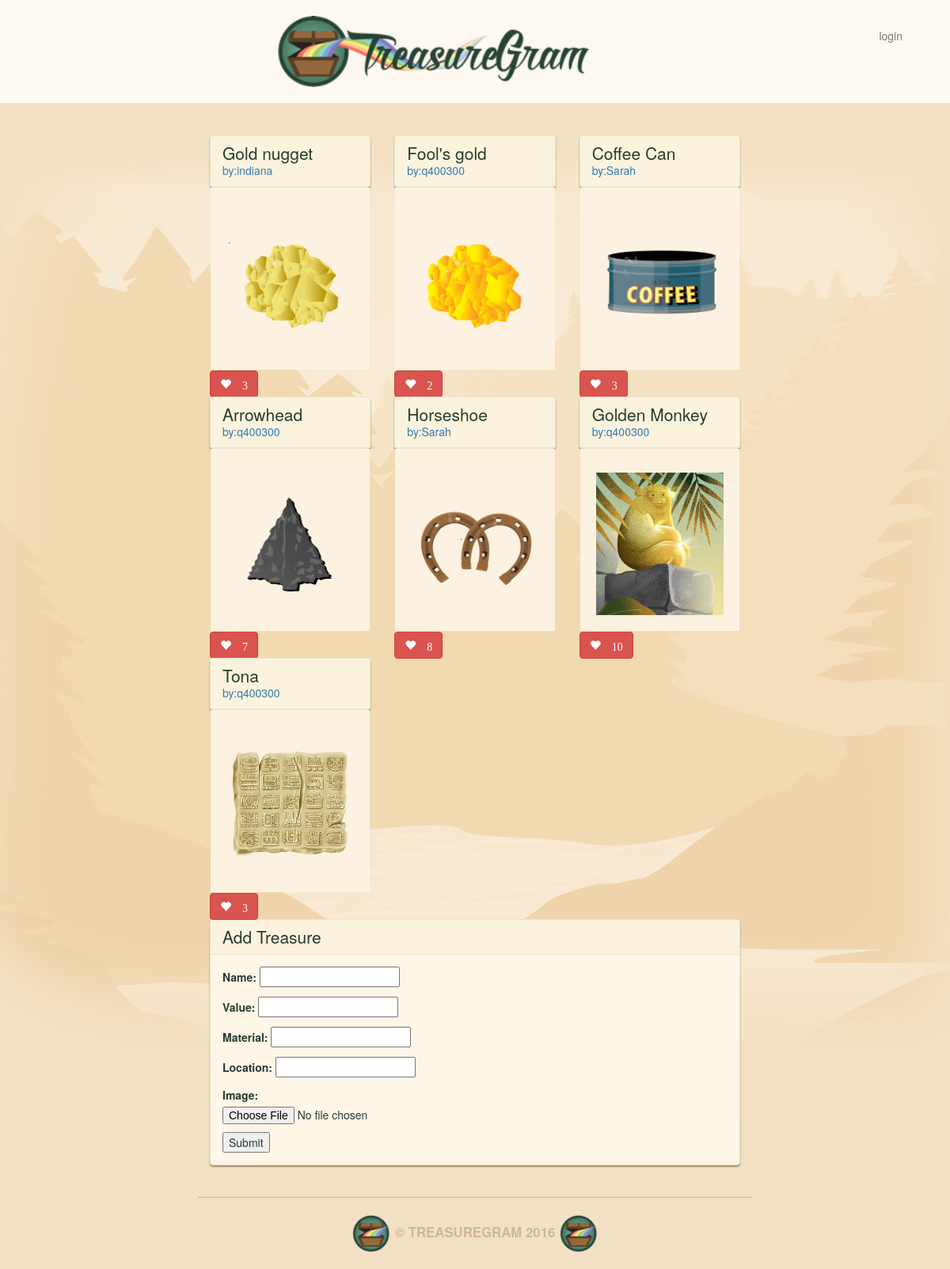
The page / on the database its author committed.
### main_app/models.py (models this page shows, shortened)
class Treasure(models.Model):
    user = models.ForeignKey(User)
    name = models.CharField(max_length=100)
    value = models.DecimalField(max_digits=10, decimal_places=2)
    material = models.CharField(max_length=100)
    location = models.CharField(max_length=100)
    image = models.ImageField(upload_to='treasure_images', default='media/default.png')
    likes = models.IntegerField(default=0)

### main_app/views.py (the view)
# urls.py: url(r'^$', views.index, name='index'),
def index(request):
    treasures = Treasure.objects.all()
    form = TreasureForm()
    return render(request, 'index.html', {'treasures': treasures, 'form': form})

### main_app/forms.py
class TreasureForm(forms.ModelForm):
    class Meta:
        model=Treasure
        exclude=[]
        fields=['name','value','material','location','image'] # 'img_url'

### main_app/templates/index.html (shortened to what this page needs)
{% extends 'base.html' %}
{% load staticfiles %}
{% block content %}
                <div class="row">
                    {% for treasure in treasures %}
                        <div class="col-md-4">
                            <a href="/{{ treasure.id }}/">
                                <div class="treasure panel panel-default">
                                    <div class="panel-heading">
                                        <h2 class="panel-title">{{ treasure.name }}</h2>
                                        <a class="panel-username" href="/user/{{ treasure.user.username }}">
                                            by:{{ treasure.user.username }}
                                        </a>
                                    </div>
                                        <div class="treasure-photo">
                                                <img src="{{ treasure.image }}" height="100">
                                        </div>
                                </div>
                                <button id="likes" data-id="{{ treasure.id }}" class="btn btn-mimi btn-danger glyphicon glyphicon-heart" type="button">
                                    {% if treasure.likes > 0 %}
                                        {{ treasure.likes }}
                                    {% endif %}
                                </button>
                            </a>
                        </div>
                        {% if forloop.counter|divisibleby:"3" %}
                            </div><div class="row">
                        {% endif %}
                    {% endfor %}
                </div>
                <div class="treasure panel panel-default">
                    <div class="panel-heading">
                        <h3 class="panel-title"> Add Treasure </h3>
                    </div>
                    <div class="panel-body">
                        <form enctype="multipart/form-data" action="post_url/" method="post" class="submit-row">
                            {{ form.as_p }}
                            <input type="submit" value="Submit" class="submit-row">
                        </form>
                    </div>
                </div>
            {% endblock %}

### main_app/static/css/style.css (style rules this page uses)
body { background: #f3e1c5 url(images/brand-bg.jpg) no-repeat center top; color: #263d2c; }
.panel { background: #fff6e8; border-color: #ece4cf; box-shadow: 0 2px 2px #a58d65; }
.panel-default .panel-heading { background: #fbf3dd; border-color: #ece4cf; }
.panel-body { position: relative; }
.panel-title { font-size: 1.5em; color: #263d2c; }
.treasure { margin-bottom: 20px; }
.treasure:last-child { margin-bottom: 0; }
.treasure-photo { background: #fdf2e1; float: left; margin-right: 5%; margin-top: 1px; padding: 20px; position: relative; text-align: center; width: 100%; }
.treasure-photo img { height: 180px; width: 200px; margin-top: 10px; max-width: 100%; }

### rows shown on the page
Treasure: name "Gold nugget", user.username "indiana", image (picture), likes "3"
Treasure: name "Fool's gold", user.username "q400300", image (picture), likes "2"
Treasure: name "Coffee Can", user.username "Sarah", image (picture), likes "3"
Treasure: name "Arrowhead", user.username "q400300", image (picture), likes "7"
Treasure: name "Horseshoe", user.username "Sarah", image (picture), likes "8"
Treasure: name "Golden Monkey", user.username "q400300", image (picture), likes "10"
Treasure: name "Tona", user.username "q400300", image (picture), likes "3"
